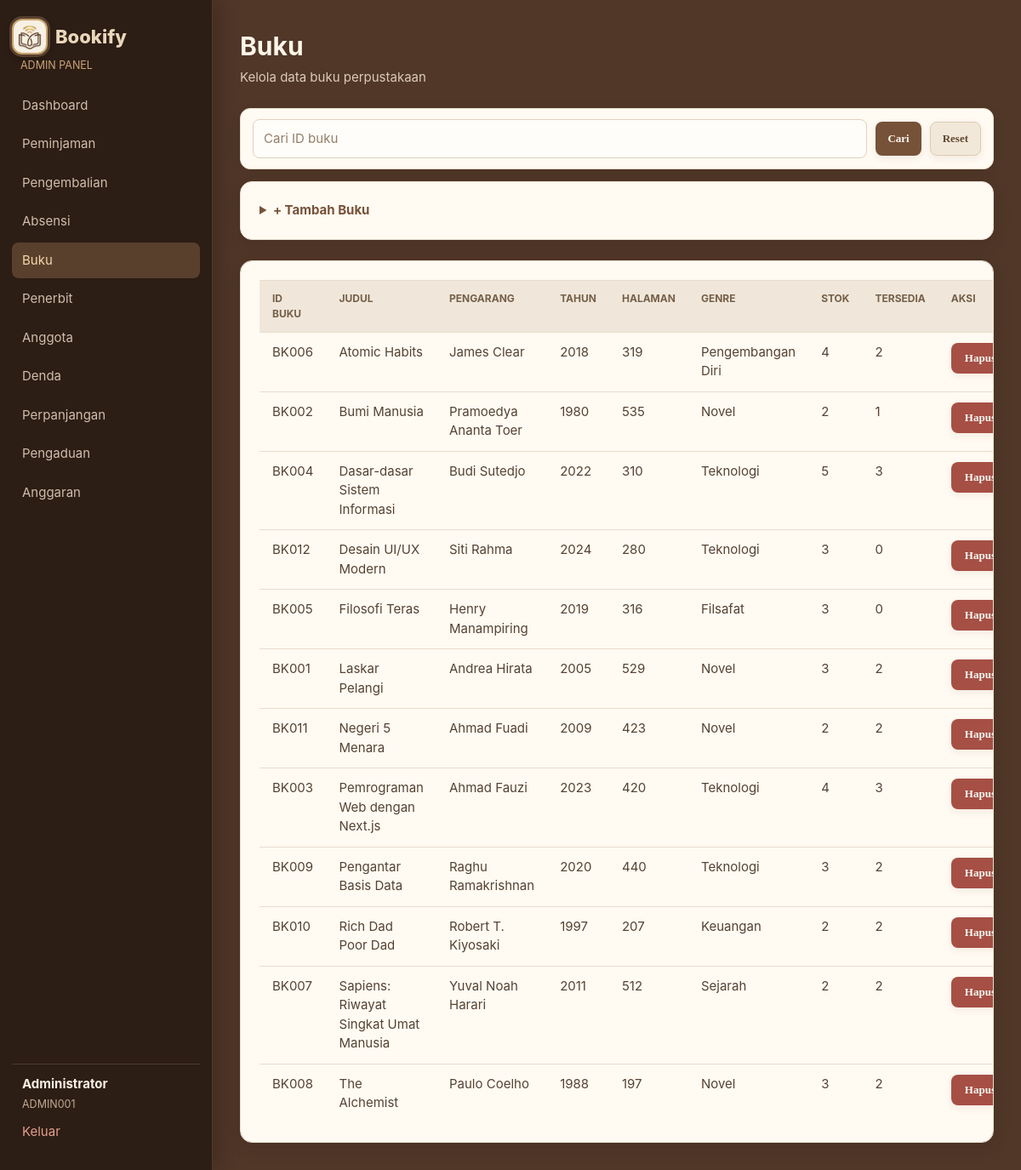
The app's page /admin/books.php (signed in) with its own data.
### tables this page shows
CREATE TABLE books (
    id INTEGER PRIMARY KEY AUTOINCREMENT, book_id TEXT NOT NULL UNIQUE, title TEXT NOT NULL, author TEXT NOT NULL,
    year INTEGER, pages INTEGER, genre TEXT, stock INTEGER NOT NULL DEFAULT 1, available INTEGER NOT NULL DEFAULT 1,
    cover_url TEXT, publisher_id INTEGER, created_at TEXT NOT NULL DEFAULT CURRENT_TIMESTAMP,
    updated_at TEXT NOT NULL DEFAULT CURRENT_TIMESTAMP, synopsis TEXT,
    FOREIGN KEY (publisher_id) REFERENCES publishers(id) ON DELETE SET NULL
);

### admin/books.php (called while the page is built)
<?php $resource='books'; require __DIR__ . '/resource.php';

### includes/bootstrap.php (called while the page is built, shortened)
<?php
function base_url(string $path = ''): string
{
    $script = rawurldecode($_SERVER['SCRIPT_NAME'] ?? '');
    $marker = '/versiphp/';
    $position = stripos($script, $marker);
    $base = $position === false ? '' : substr($script, 0, $position + strlen($marker) - 1);
    return $base . ($path === '' ? '/' : '/' . ltrim($path, '/'));
}
function url(string $path = ''): string
{
    return base_url($path);
}
function e(mixed $value): string
{
    return htmlspecialchars((string) $value, ENT_QUOTES, 'UTF-8');
}
function pdo(): PDO
{
    static $pdo = null;
    if ($pdo instanceof PDO) {
        return $pdo;
    }
    $pdo = new PDO('sqlite:' . DB_FILE);
    $pdo->setAttribute(PDO::ATTR_ERRMODE, PDO::ERRMODE_EXCEPTION);
    $pdo->setAttribute(PDO::ATTR_DEFAULT_FETCH_MODE, PDO::FETCH_ASSOC);
    $pdo->exec('PRAGMA foreign_keys = ON');
    return $pdo;
}
function rows(string $query, array $params = []): array
{
    $statement = pdo()->prepare($query);
    $statement->execute($params);
    return $statement->fetchAll();
}

### admin/resource.php (the view, shortened to what this page needs)
<?php
require_once __DIR__ . '/../includes/layout.php';
$config = [
 'books'=>['title'=>'Buku','table'=>'books','columns'=>['book_id'=>'ID Buku','title'=>'Judul','author'=>'Pengarang','year'=>'Tahun','pages'=>'Halaman','genre'=>'Genre','stock'=>'Stok','available'=>'Tersedia'],'fields'=>['book_id'=>'text','title'=>'text','author'=>'text','year'=>'number','pages'=>'number','genre'=>'text','stock'=>'number','publisher_id'=>'select_publisher']],
 'members'=>['title'=>'Anggota','table'=>'users','columns'=>['member_id'=>'ID Anggota','name'=>'Nama','email'=>'Email','phone'=>'Telepon','gender'=>'Gender','status'=>'Status'],'fields'=>['member_id'=>'text','name'=>'text','email'=>'email','phone'=>'text','gender'=>'select_gender','address'=>'textarea','password'=>'password']],
 'publishers'=>['title'=>'Penerbit','table'=>'publishers','columns'=>['name'=>'Nama','location'=>'Lokasi'],'fields'=>['name'=>'text','location'=>'text']],
 'budget'=>['title'=>'Anggaran','table'=>'budgets','columns'=>['category'=>'Kategori','description'=>'Deskripsi','amount'=>'Jumlah','type'=>'Tipe','date'=>'Tanggal'],'fields'=>['category'=>'select_category','description'=>'textarea','amount'=>'number','type'=>'select_type','date'=>'date']],
];
$item = $config[$resource]; $db = pdo();
$filterId=trim($_GET['id']??''); $listParams=[];
if ($resource==='books') { $listSql='SELECT b.*,p.name publisher FROM books b LEFT JOIN publishers p ON p.id=b.publisher_id'; $listSql.=' ORDER BY b.title'; }
elseif ($resource==='members') { $listSql="SELECT * FROM users WHERE role='member'"; if($filterId!==''){ $listSql.=' AND member_id LIKE ?'; $listParams[]='%'.$filterId.'%'; } $listSql.=' ORDER BY member_id'; }
else $listSql='SELECT * FROM '.$item['table'].' ORDER BY id DESC';
$data=rows($listSql,$listParams);
?>
<?php if (in_array($resource,['books','members'],true)): ?><form class="toolbar admin-id-search" method="get"><input name="id" value="<?= e($filterId) ?>" placeholder="Cari ID <?= $resource==='books'?'buku':'anggota' ?>"><button type="submit" class="btn btn-primary">Cari</button><a class="button secondary btn btn-secondary" href="<?= e(url('admin/'.$resource.'.php')) ?>">Reset</a></form><?php endif; ?>
<details class="modal"><summary>+ Tambah <?= e(rtrim($item['title'],'s')) ?></summary></details>
<section class="card table-card"><table><thead><tr><?php foreach($item['columns'] as $label): ?><th><?= e($label) ?></th><?php endforeach; ?><th>Aksi</th></tr></thead><tbody><?php foreach($data as $row): ?><tr><?php foreach($item['columns'] as $field=>$label): ?><td><?php if($field==='status'): ?><?= status_badge($row[$field]) ?><?php elseif($field==='amount'): ?><?= rupiah((int)$row[$field]) ?><?php elseif($field==='date'): ?><?= date_id($row[$field]) ?><?php else: ?><?= e($row[$field] ?? '-') ?><?php endif; ?></td><?php endforeach; ?><td><div class="actions"><form class="inline" method="post" data-confirm="Hapus data ini?"><button class="danger">Hapus</button></form></div></td></tr><?php endforeach; ?></tbody></table></section>

### records on screen
books: book "BK006", title "Atomic Habits", author "James Clear", year "2018", pages "319", genre "Pengembangan Diri", stock "4", available "2"
books: book "BK002", title "Bumi Manusia", author "Pramoedya Ananta Toer", year "1980", pages "535", genre "Novel", stock "2", available "1"
books: book "BK004", title "Dasar-dasar Sistem Informasi", author "Budi Sutedjo", year "2022", pages "310", genre "Teknologi", stock "5", available "3"
books: book "BK012", title "Desain UI/UX Modern", author "Siti Rahma", year "2024", pages "280", genre "Teknologi", stock "3", available "0"
books: book "BK005", title "Filosofi Teras", author "Henry Manampiring", year "2019", pages "316", genre "Filsafat", stock "3", available "0"
books: book "BK001", title "Laskar Pelangi", author "Andrea Hirata", year "2005", pages "529", genre "Novel", stock "3", available "2"
books: book "BK011", title "Negeri 5 Menara", author "Ahmad Fuadi", year "2009", pages "423", genre "Novel", stock "2", available "2"
books: book "BK003", title "Pemrograman Web dengan Next.js", author "Ahmad Fauzi", year "2023", pages "420", genre "Teknologi", stock "4", available "3"
books: book "BK009", title "Pengantar Basis Data", author "Raghu Ramakrishnan", year "2020", pages "440", genre "Teknologi", stock "3", available "2"
books: book "BK010", title "Rich Dad Poor Dad", author "Robert T. Kiyosaki", year "1997", pages "207", genre "Keuangan", stock "2", available "2"
books: book "BK007", title "Sapiens: Riwayat Singkat Umat Manusia", author "Yuval Noah Harari", year "2011", pages "512", genre "Sejarah", stock "2", available "2"
books: book "BK008", title "The Alchemist", author "Paulo Coelho", year "1988", pages "197", genre "Novel", stock "3", available "2"

### other values on screen
$label "Dashboard"
$label "Peminjaman"
$label "Pengembalian"
$label "Absensi"
$label "Buku"
$label "Penerbit"
$label "Anggota"
$label "Denda"
$label "Perpanjangan"
$label "Pengaduan"
$label "Anggaran"
$user['name'] "Administrator"
$user['member_id'] "ADMIN001"
$title "Buku"
$subtitle "Kelola data buku perpustakaan"
